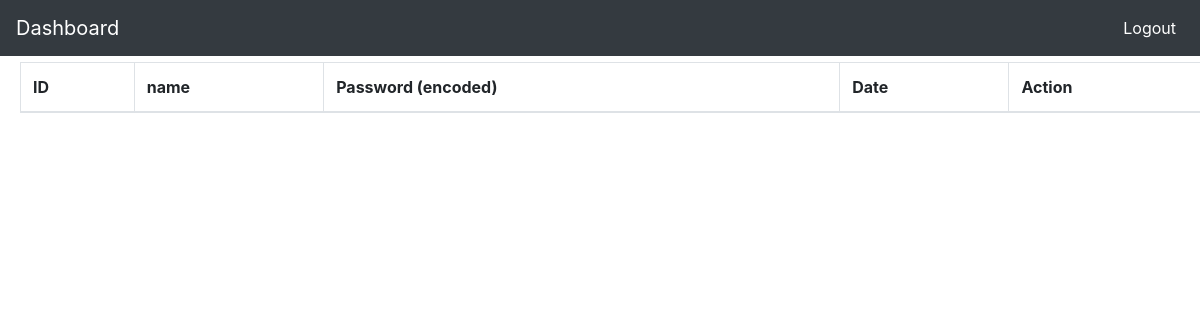
The app's page /php/mange.php (signed in), older data.
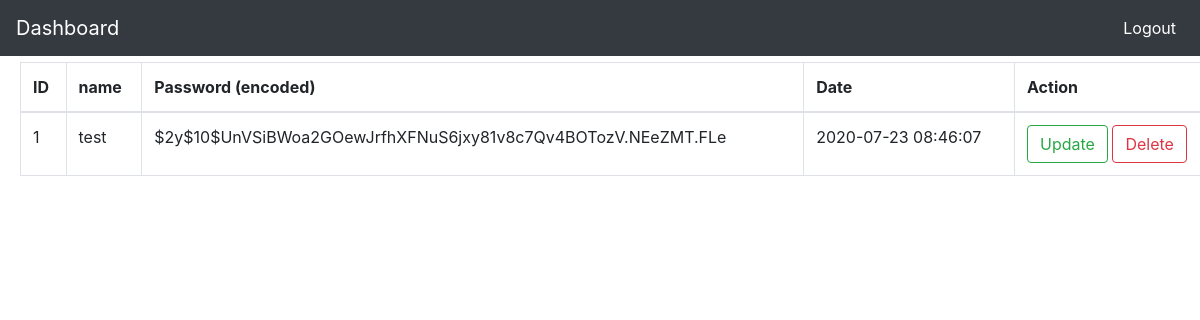
The same page, newer data.
### tables this page shows
CREATE TABLE `add_users` (
  `id` int(255) NOT NULL,
  `user` varchar(255) NOT NULL,
  `password` varchar(500) NOT NULL,
  `date` timestamp NOT NULL DEFAULT current_timestamp() ON UPDATE current_timestamp()
);

### php/mange.php (the view, shortened to what this page needs)
<?php
include("./links.php");
include("./admin_nav.php");
if(isset($_POST['search']))
{
$valueToSearch = $_POST['valueToSearch'];
$query = "SELECT * FROM `add_users` WHERE CONCAT( `id`, `user`, `password`,`date`) LIKE '%".$valueToSearch."%'";
$search_result = filterTable($query);
}
else {
$query = "SELECT * FROM `add_users` order by id DESC";
$search_result = filterTable($query);
}
function filterTable($query)
{
$connect = mysqli_connect("localhost", "root", "", "ngo");
$filter_Result = mysqli_query($connect, $query);
return $filter_Result;
}
?>
<div class="table-responsive " style="margin-left:20px;margin-right:20px;">
<a  class="btn btn-primary" href="../das.php" role="button">Dashbord</a>
<br/> <br/>
        <table class="table table-bordered">
            <thead>
                    <tr>
                            <th>ID</th>
                            <th>name </th>
                            <th>Password (encoded)</th>
                            <th>Date</th>
                            <th>Action</th>
                    </tr>
            </thead>
<tbody>
            <?php while($row = mysqli_fetch_array($search_result)):?>
            <tr>
                <td><?php echo $row['id'];?></td>
                <td><?php echo $row['user'];?></td>
                <td><?php echo $row['password'];?></td>
                <td><?php echo $row['date'];?></td>
                <td><a href="<?php echo "update_user.php?id=".$row['id'];?>" class="btn btn-outline-success"  role="button" aria-pressed="true">Update</a>
                   <a href="<?php echo "dele_users.php?id=".$row['id'];?>" class="btn btn-outline-danger" onclick="return dele()" role="button" aria-pressed="true">Delete</a></td>
            <?php endwhile;?>
        </tbody>
</table>
</div>
</body></html>

Row changes from the older to the newer data that the page shows:
added add_users: id "1", user "test", password "$2y$10$UnVSiBWoa2GOewJrfhXFNuS6jxy81v8c7Qv4BOTozV.NEeZMT.FLe", date "2020-07-23 08:46:07"
